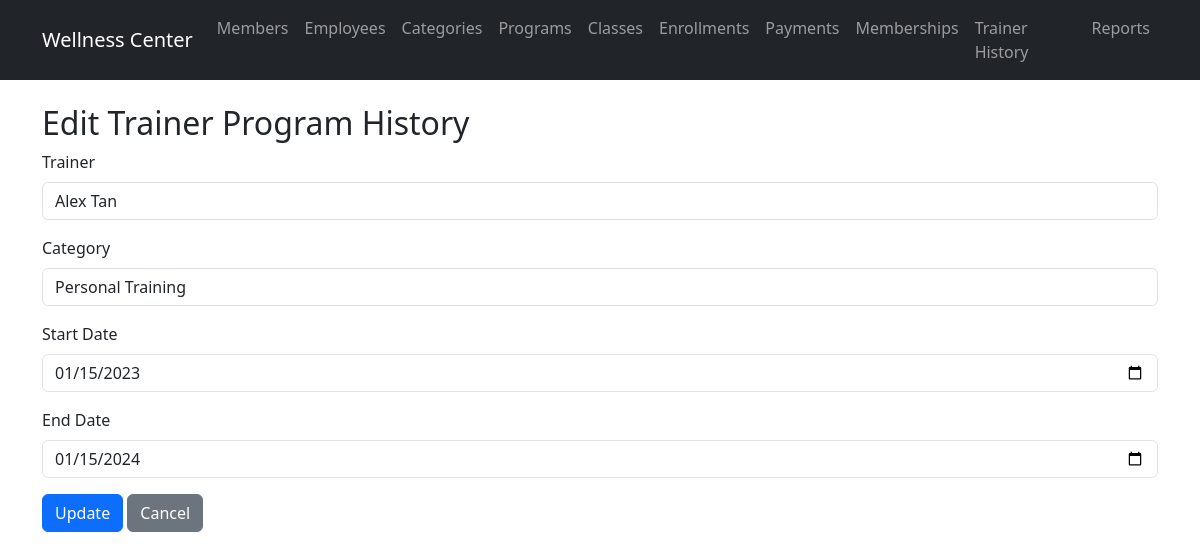
Page /routes/trainerprogramhistory/edit.php?id=1 on the earlier database version.
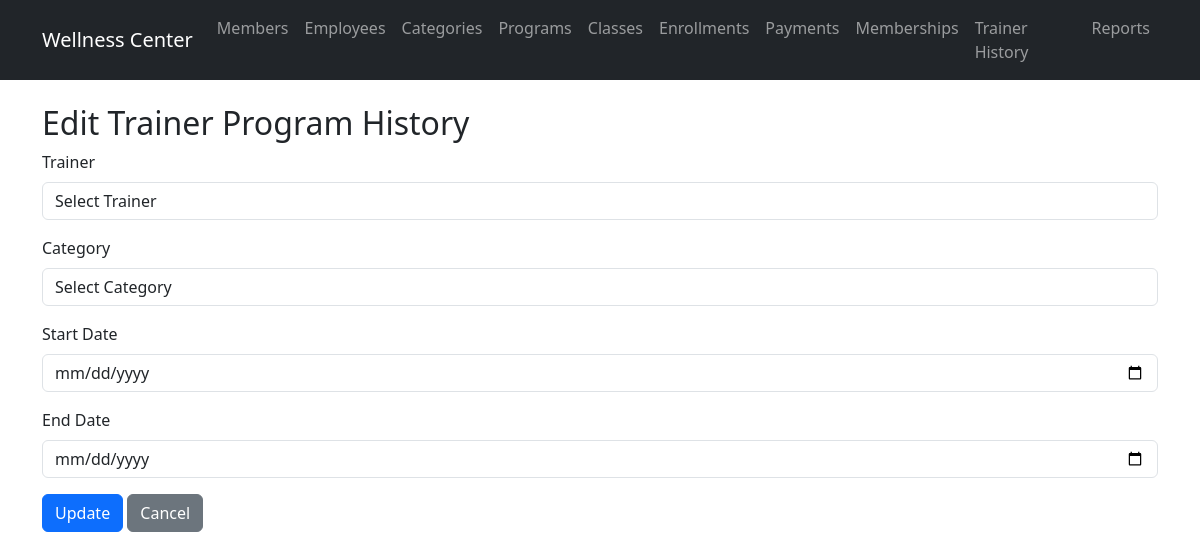
Same page on the later database version.
### tables this page shows
CREATE TABLE `trainer_program_history` (
  `history_id` int(11) NOT NULL,
  `employee_id` int(11) NOT NULL,
  `category_id` int(11) NOT NULL,
  `start_date` date NOT NULL,
  `end_date` date DEFAULT NULL
);

CREATE TABLE `trainer` (
  `employee_id` int(11) NOT NULL,
  `expertise` varchar(100) DEFAULT NULL,
  `certification` varchar(100) DEFAULT NULL
);

CREATE TABLE `employee` (
  `employee_id` int(11) NOT NULL,
  `employee_name` varchar(100) NOT NULL,
  `employee_ic` VARCHAR(12) NOT NULL,
  `employee_contact` VARCHAR(20) NOT NULL,
  `gender` varchar(10) DEFAULT NULL,
  `date_of_birth` date DEFAULT NULL,
  `date_working` date DEFAULT NULL,
  `employee_salary` decimal(10,2) DEFAULT NULL,
  `employee_type` enum('C','T') NOT NULL
);

CREATE TABLE `program_category` (
  `category_id` int(11) NOT NULL,
  `category_name` varchar(50) NOT NULL
);

### models/Trainer.php (called while the page is built, shortened)
<?php
require_once __DIR__ . '/../config/database.php';
class Trainer {
    public $pdo;
    public function __construct() {
        global $pdo;
        $this->pdo = $pdo;
    }
    public function getAll() {
        $stmt = $this->pdo->query("SELECT t.employee_id, e.employee_name, e.employee_type, t.expertise, t.certification FROM trainer t JOIN employee e ON t.employee_id = e.employee_id");
        return $stmt->fetchAll(PDO::FETCH_ASSOC);
    }
}
?>

### models/TrainerProgramHistory.php (called while the page is built, shortened)
<?php
require_once __DIR__ . '/../config/database.php';
class TrainerProgramHistory {
    public $pdo;
    public function __construct() {
        global $pdo;
        $this->pdo = $pdo;
    }
    public function getById($id) {
        $stmt = $this->pdo->prepare("
            SELECT tph.*, e.employee_name, pc.category_name
            FROM trainer_program_history tph
            JOIN employee e ON tph.employee_id = e.employee_id
            JOIN program_category pc ON tph.program_category = pc.category_name
            WHERE tph.history_id = ?
        ");
        $stmt->execute([$id]);
        return $stmt->fetch(PDO::FETCH_ASSOC);
    }
}
?>

### models/ProgramCategory.php (called while the page is built, shortened)
<?php
require_once __DIR__ . '/../config/database.php';
class ProgramCategory {
    public $pdo;
    public function __construct() {
        global $pdo;
        $this->pdo = $pdo;
    }
    public function getAll() {
        $stmt = $this->pdo->query("SELECT * FROM program_category");
        return $stmt->fetchAll(PDO::FETCH_ASSOC);
    }
}
?>

### routes/trainerprogramhistory/edit.php (the view, shortened to what this page needs)
<?php
require_once '../../models/TrainerProgramHistory.php';
require_once '../../models/Trainer.php';
require_once '../../models/ProgramCategory.php';
$history = new TrainerProgramHistory();
$trainerModel = new Trainer();
$categoryModel = new ProgramCategory();
$trainers = $trainerModel->getAll();
$categories = $categoryModel->getAll();
$id = $_GET['id'];
$data = $history->getById($id);
include '../../views/header.php';
?>
<h2>Edit Trainer Program History</h2>
<form method="post">
    <div class="mb-3">
        <label for="employee_id" class="form-label">Trainer</label>
        <select class="form-control" id="employee_id" name="employee_id" required>
            <option value="">Select Trainer</option>
            <?php foreach ($trainers as $t): ?>
            <option value="<?php echo $t['employee_id']; ?>" <?php echo ($t['employee_id'] == $data['employee_id']) ? 'selected' : ''; ?>><?php echo $t['employee_name']; ?></option>
            <?php endforeach; ?>
        </select>
    </div>
    <div class="mb-3">
        <label for="program_category" class="form-label">Category</label>
        <select class="form-control" id="program_category" name="program_category" required>
            <option value="">Select Category</option>
            <?php foreach ($categories as $c): ?>
            <option value="<?php echo $c['category_name']; ?>" <?php echo ($c['category_name'] == $data['program_category']) ? 'selected' : ''; ?>><?php echo $c['category_name']; ?></option>
            <?php endforeach; ?>
        </select>
    </div>
    <div class="mb-3">
        <label for="start_date" class="form-label">Start Date</label>
        <input type="date" class="form-control" id="start_date" name="start_date" value="<?php echo $data['start_date']; ?>" required>
    </div>
    <div class="mb-3">
        <label for="end_date" class="form-label">End Date</label>
        <input type="date" class="form-control" id="end_date" name="end_date" value="<?php echo $data['end_date']; ?>">
    </div>
    <button type="submit" class="btn btn-primary">Update</button>
    <a href="view.php" class="btn btn-secondary">Cancel</a>
</form>
<?php include '../../views/footer.php'; ?>

Differences in the rows shown:
no longer on this page (row edited): trainer_program_history: employee_id "Alex Tan", program_category "Personal Training", start_date "01/15/2023", end_date "01/15/2024"
Other differences:
form field employee_id: (not shown) → "Select Trainer"
form field program_category: (not shown) → "Select Category"
